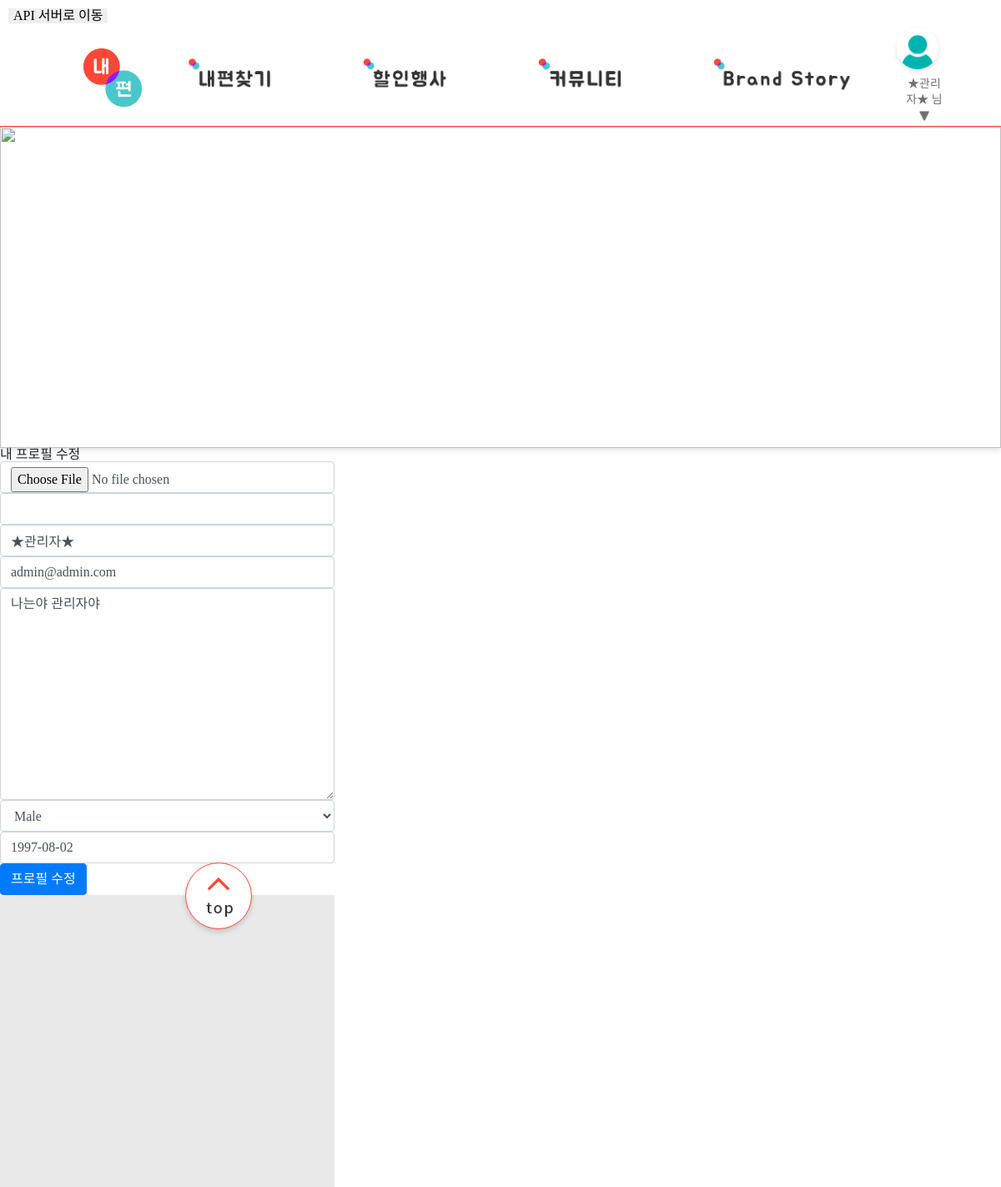
Screenshot of /accounts/myprofile/ (signed in) with the database file from the repository.
### accounts/models.py (models this page shows, shortened)
class User(AbstractUser):
    email           = models.EmailField(max_length=255, unique=True)
    username        = models.TextField(max_length=100, blank=True, null=True)
    nickname        = models.CharField(max_length=10, null=True, unique=True)
    profile         = models.ImageField(upload_to='profile', default="profile/default_profile.png", blank=True, null=True)
    introduction    = models.TextField(max_length=100, blank=True, null=True)
    birth           = models.DateField(blank=True, null=True)
    USERNAME_FIELD  = 'email'
    REQUIRED_FIELDS = ['nickname',]

### accounts/views.py (the view)
# urls.py: path('myprofile/', edit_user_profile, name = 'edit_user_profile'),
@login_required
def edit_user_profile(request):
    user = request.user
    if request.method == "POST":
        form        = EditProfileForm(request.POST or request.FILES, instance=request.user)
        if form.is_valid():
            profile                 = form.save(commit=False)
            profile.username        = form.cleaned_data['username']
            profile.email           = form.cleaned_data['email']
            profile.nickname        = form.cleaned_data['nickname']
            profile.profile         = request.FILES.get("profile")
            profile.introduction    = form.cleaned_data['introduction']
            profile.gender          = form.cleaned_data['gender']
            profile.birth           = form.cleaned_data['birth']
            profile.save()
            return redirect('user_profile')
    else:
        form = EditProfileForm(instance=request.user)
    context     = {
        'user':user,
        'form':form,
    }
    return render(request, 'accounts/edit_profile.html',context)

### accounts/templates/accounts/edit_profile.html (shortened to what this page needs)
{% extends 'base.html' %}
{% load static %}
{% block edit-profile %}
<br>
<div class="editProfile">
    <div class="editProfile__header">
        <span>내 프로필 수정</span>
    <div class="editProfile__contents">
        <form method="POST" action="{% url 'edit_user_profile' %}" id="user-form" enctype="multipart/form-data">
            <div class="myinfoContents__myImg">
                {{ form.profile }}
            </div>
            {{ form.username }}
            {{ form.nickname }}
            {{ form.email }}
            {{ form.introduction }}
            {{ form.gender }}
            {{ form.birth }}
            <button type="submit" id="btn-profile" class="btn btn-primary">프로필 수정</button>
        </form>
</div>
{% endblock %}

### templates/_header.html (shortened to what this page needs)
{% load static %}
<header id="header">
  <div class="header__logoBox">
    <img src="{% static 'logo/logo-02.jpg' %}" class="header__logo" , onclick="location.href='/'" />
  </div>
  <ul class="header__menuBox">
    <li class="header__menu"><a href="{% url 'mymap' %}"><img src="/static/logo/logo-menu/내편찾기.png" height="40px" width="100px"></a></li>
    <li class="header__menu"><a href="#"><img src="/static/logo/logo-menu/할인행사.png" height="40px" width="100px"></a></li>
    <li class="header__menu"><a href="{% url 'post_list' %}"><img src="/static/logo/logo-menu/커뮤니티.png" height="40px" width="100px"></a></li>
    <li class="header__menu"><a href="#"><img src="/static/logo/logo-menu/Brand Story.png" height="40px" width="165px"></a></li>
  </ul>
  <nav class="header__auth">
    {% if user.is_authenticated %}
    <div class="header__user">
      <div class="user__profileimg">
      {% if comment.author.profile %}
        <img class="header__profile" src="{{comment.author.profile.url}}" />
      {% else %}
        <img class="header__profile" src="/static/logo/default_profile.png" />
      {% endif %}
        <div class="header__username">{{user.nickname}} 님<button onclick="show_hide()" class="user__drop"><img src="/static/logo/dropdown.png" height="12px" width="12px"></button>
        </div>
      </div>
    </div>
    {% endif %}
  </nav>
</header>

### static/css/base/base.css (style rules this page uses)
* { box-sizing: border-box; }
a, a:hover { text-decoration: none; color: black; }
ul, li { list-style: none; }
button, button:focus { border: 0; outline: 0; }
header { padding: 0px 100px; height: 113px; display: flex; justify-content: space-between; align-items: center; border-bottom: 0px solid black; }
.header__logoBox { width: 300px; }
.header__logo { width: 70px; height: 70px; cursor: pointer; }
.header__menuBox { display: flex; font-family: "Jua", sans-serif; line-height: 1.46; letter-spacing: 2.4px; }
.header__menu { font-size: 24px; margin: 0px 55px; }
.header__auth { width: 300px; display: flex; justify-content: flex-end; }
.header__profile { width: 50px; height: 50px; left: 0px; border-radius: 50%; box-shadow: 0 3px 6px 0 rgba(0, 0, 0, 0.11); position: relative; bottom: 5px; }
.header__user { display: inline-block; text-align: center; }
.header__username { font-size: 14px; font-weight: normal; font-stretch: normal; font-style: normal; line-height: 1.36; letter-spacing: normal; text-align: center; color: #707070; position: relative; left: 8px; }
.user__drop { border: none; outline: none; background: white; }

### rows the page displays
User: nickname "★관리자★", email "admin@admin.com", introduction "나는야 관리자야", birth "1997-08-02"
